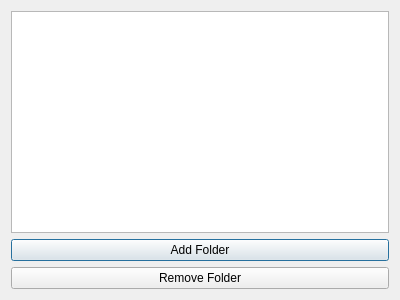
<?xml version="1.0" encoding="UTF-8"?>
<ui version="4.0">
 <class>ManageFoldersDialog</class>
 <widget class="QDialog" name="ManageFoldersDialog">
  <property name="geometry">
   <rect>
    <x>0</x>
    <y>0</y>
    <width>400</width>
    <height>300</height>
   </rect>
  </property>
  <property name="windowTitle">
   <string>Manage Libraries</string>
  </property>
  <layout class="QVBoxLayout" name="verticalLayout">
   <item>
    <widget class="QListWidget" name="folderListView">
     <property name="acceptDrops">
      <bool>true</bool>
     </property>
     <property name="dragEnabled">
      <bool>true</bool>
     </property>
     <property name="dragDropMode">
      <enum>QAbstractItemView::DropOnly</enum>
     </property>
    </widget>
   </item>
   <item>
    <widget class="QPushButton" name="addFolderButton">
     <property name="text">
      <string>Add Folder</string>
     </property>
    </widget>
   </item>
   <item>
    <widget class="QPushButton" name="removeFolderButton">
     <property name="text">
      <string>Remove Folder</string>
     </property>
    </widget>
   </item>
  </layout>
 </widget>
 <resources/>
 <connections/>
</ui>
